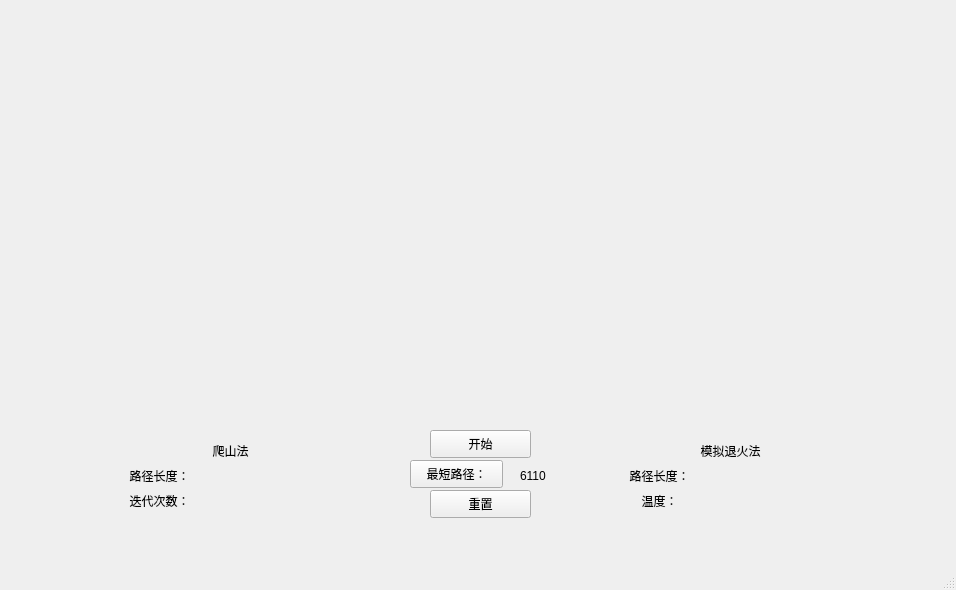
<?xml version="1.0" encoding="UTF-8"?>
<ui version="4.0">
 <class>MainWindow</class>
 <widget class="QMainWindow" name="MainWindow">
  <property name="geometry">
   <rect>
    <x>0</x>
    <y>0</y>
    <width>956</width>
    <height>590</height>
   </rect>
  </property>
  <property name="windowTitle">
   <string>MainWindow</string>
  </property>
  <widget class="QWidget" name="centralWidget">
   <widget class="QPushButton" name="start">
    <property name="geometry">
     <rect>
      <x>430</x>
      <y>430</y>
      <width>101</width>
      <height>28</height>
     </rect>
    </property>
    <property name="text">
     <string>开始</string>
    </property>
   </widget>
   <widget class="QWidget" name="verticalLayoutWidget">
    <property name="geometry">
     <rect>
      <x>80</x>
      <y>430</y>
      <width>301</width>
      <height>91</height>
     </rect>
    </property>
    <layout class="QVBoxLayout" name="verticalLayout">
     <item>
      <widget class="QLabel" name="label">
       <property name="text">
        <string>爬山法</string>
       </property>
       <property name="textFormat">
        <enum>Qt::AutoText</enum>
       </property>
       <property name="alignment">
        <set>Qt::AlignCenter</set>
       </property>
      </widget>
     </item>
     <item>
      <layout class="QHBoxLayout" name="horizontalLayout_5">
       <item>
        <widget class="QLabel" name="label_9">
         <property name="text">
          <string>路径长度：</string>
         </property>
         <property name="alignment">
          <set>Qt::AlignCenter</set>
         </property>
        </widget>
       </item>
       <item>
        <widget class="QLabel" name="climb_length">
         <property name="text">
          <string/>
         </property>
        </widget>
       </item>
      </layout>
     </item>
     <item>
      <layout class="QHBoxLayout" name="horizontalLayout_6">
       <item>
        <widget class="QLabel" name="label_10">
         <property name="text">
          <string>迭代次数：</string>
         </property>
         <property name="alignment">
          <set>Qt::AlignCenter</set>
         </property>
        </widget>
       </item>
       <item>
        <widget class="QLabel" name="climb_iter">
         <property name="text">
          <string/>
         </property>
        </widget>
       </item>
      </layout>
     </item>
    </layout>
   </widget>
   <widget class="QWidget" name="verticalLayoutWidget_2">
    <property name="geometry">
     <rect>
      <x>580</x>
      <y>430</y>
      <width>301</width>
      <height>91</height>
     </rect>
    </property>
    <layout class="QVBoxLayout" name="verticalLayout_2">
     <item>
      <widget class="QLabel" name="label_2">
       <property name="text">
        <string>模拟退火法</string>
       </property>
       <property name="alignment">
        <set>Qt::AlignCenter</set>
       </property>
      </widget>
     </item>
     <item>
      <layout class="QHBoxLayout" name="horizontalLayout_3">
       <item>
        <widget class="QLabel" name="label_7">
         <property name="text">
          <string>路径长度：</string>
         </property>
         <property name="alignment">
          <set>Qt::AlignCenter</set>
         </property>
        </widget>
       </item>
       <item>
        <widget class="QLabel" name="anneal_length">
         <property name="text">
          <string/>
         </property>
        </widget>
       </item>
      </layout>
     </item>
     <item>
      <layout class="QHBoxLayout" name="horizontalLayout_4">
       <item>
        <widget class="QLabel" name="label_8">
         <property name="text">
          <string>温度：</string>
         </property>
         <property name="alignment">
          <set>Qt::AlignCenter</set>
         </property>
        </widget>
       </item>
       <item>
        <widget class="QLabel" name="anneal_t">
         <property name="text">
          <string/>
         </property>
        </widget>
       </item>
      </layout>
     </item>
    </layout>
   </widget>
   <widget class="QPushButton" name="shortest_path">
    <property name="geometry">
     <rect>
      <x>410</x>
      <y>460</y>
      <width>93</width>
      <height>28</height>
     </rect>
    </property>
    <property name="text">
     <string>最短路径：</string>
    </property>
   </widget>
   <widget class="QLabel" name="label_11">
    <property name="geometry">
     <rect>
      <x>520</x>
      <y>460</y>
      <width>51</width>
      <height>31</height>
     </rect>
    </property>
    <property name="text">
     <string>6110</string>
    </property>
   </widget>
   <widget class="QPushButton" name="reset">
    <property name="geometry">
     <rect>
      <x>430</x>
      <y>490</y>
      <width>101</width>
      <height>28</height>
     </rect>
    </property>
    <property name="text">
     <string>重置</string>
    </property>
   </widget>
   <widget class="QWidget" name="climb_widget" native="true">
    <property name="geometry">
     <rect>
      <x>40</x>
      <y>40</y>
      <width>411</width>
      <height>361</height>
     </rect>
    </property>
   </widget>
   <widget class="QWidget" name="anneal_widget" native="true">
    <property name="geometry">
     <rect>
      <x>510</x>
      <y>40</y>
      <width>411</width>
      <height>361</height>
     </rect>
    </property>
   </widget>
  </widget>
  <widget class="QStatusBar" name="statusBar"/>
  <action name="action_2">
   <property name="text">
    <string>爬山法</string>
   </property>
  </action>
  <action name="action_3">
   <property name="text">
    <string>模拟退火法</string>
   </property>
  </action>
 </widget>
 <layoutdefault spacing="6" margin="11"/>
 <resources/>
 <connections/>
</ui>
